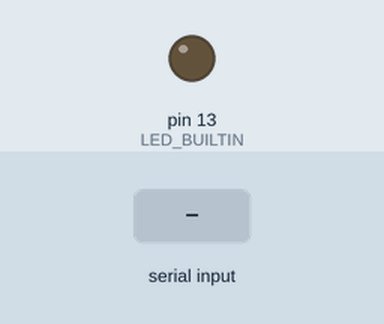
The sketch below on a simulated Arduino Uno, built with avr-gcc and run on an emulated ATmega328P. Parts: output pins drawn as LEDs (lit = HIGH). The inputs (shaded band) are chosen by the test bench. What the sketch prints to the serial monitor is not drawn.

Above: at 1.2 s.
1.3 s: byte 30 received over Serial
At 2.8 s:
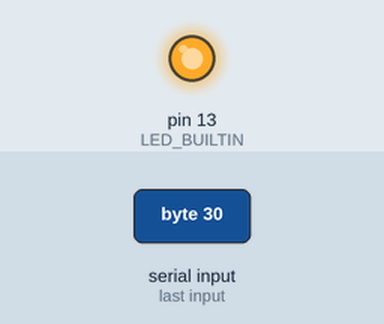
Timing chart, 0 to 4.5 s (numbered marks = the images above; inputs shaded):
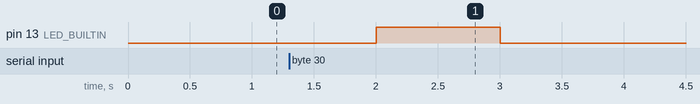

The sketch:

komunikacija_provera_upman.ino
```cpp
int sum = 0;
void setup() {
  pinMode(LED_BUILTIN, OUTPUT);
  Serial.begin(9600);
  Serial.setTimeout(50);
}

void loop() {
  byte upper = Serial.read();
  byte lower = Serial.read();
  int x = (upper<<8) | lower; //Reassemble the number
  Serial.print(x, DEC);

  if(x>500){
  digitalWrite(LED_BUILTIN, HIGH);   // turn the LED on (HIGH is the voltage level)
  delay(1000);
  }
  else if(x<500){
  digitalWrite(LED_BUILTIN, LOW);delay(1000);
  }


}
```

Measured:
- after the input at 1.3 s, pin 13 (LED_BUILTIN): LOW → HIGH after 0.70 s, → LOW 1.0 s later
